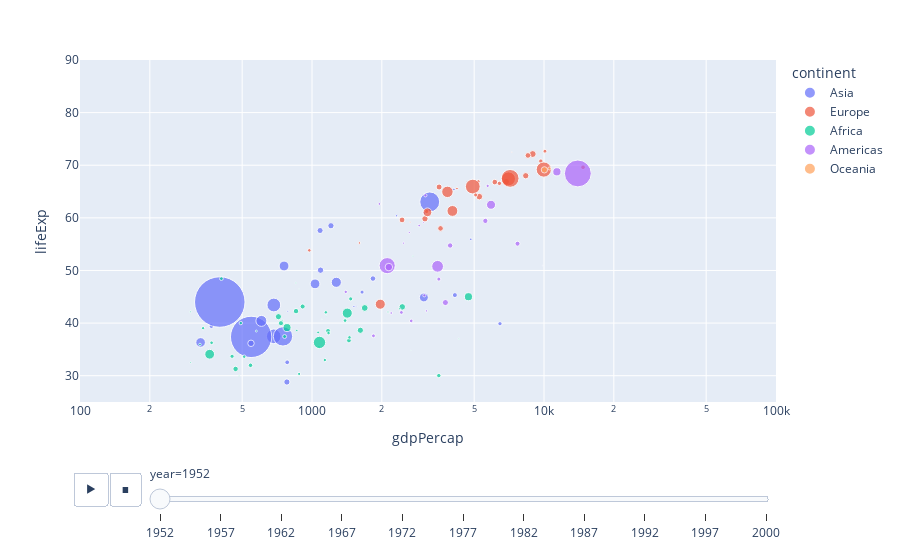

Notebook code for this chart:
### Code cell
def plotter(year_min, year_max):
    df = px.data.gapminder()
    df['year'] = df['year'].clip(year_min, year_max)
    
    return px.scatter(df, x="gdpPercap", y="lifeExp", animation_frame="year", animation_group="country",
           size="pop", color="continent", hover_name="country",
           log_x=True, size_max=55, range_x=[100,100000], range_y=[25,90])
# EXAMple:
animated_plot = plotter(1950, 2000)
animated_plot.show()

### Figure 1 — Plotly figure (JSON) as saved in the notebook; plotly's stock layout.template omitted (floating-point values rounded to 4 significant figures)
{"data": [{"hovertemplate": "<b>%{hovertext}</b><br><br>continent=Asia<br>year=1952<br>gdpPercap=%{x}<br>lifeExp=%{y}<br>pop=%{marker.size}<extra></extra>", "hovertext": ["Afghanistan", "Bahrain", "Bangladesh", "Cambodia", "China", "Hong Kong, China", "India", "Indonesia", "Iran", "Iraq", "Israel", "Japan", "Jordan", "Korea, Dem. Rep.", "Korea, Rep.", "Kuwait", "Lebanon", "Malaysia", "Mongolia", "Myanmar", "Nepal", "Oman", "Pakistan", "Philippines", "Saudi Arabia", "Singapore", "Sri Lanka", "Syria", "Taiwan", "Thailand", "Vietnam", "West Bank and Gaza", "Yemen, Rep."], "ids": ["Afghanistan", "Bahrain", "Bangladesh", "Cambodia", "China", "Hong Kong, China", "India", "Indonesia", "Iran", "Iraq", "Israel", "Japan", "Jordan", "Korea, Dem. Rep.", "Korea, Rep.", "Kuwait", "Lebanon", "Malaysia", "Mongolia", "Myanmar", "Nepal", "Oman", "Pakistan", "Philippines", "Saudi Arabia", "Singapore", "Sri Lanka", "Syria", "Taiwan", "Thailand", "Vietnam", "West Bank and Gaza", "Yemen, Rep."], "legendgroup": "Asia", "marker": {"color": "#636efa", "size": [8425333, 120447, 46886859, 4693836, 556263527, 2125900, 372000000, 82052000, 17272000, 5441766, 1620914, 86459025, 607914, 8865488, 20947571, 160000, 1439529, 6748378, 800663, 20092996, 9182536, 507833, 41346560, 22438691, 4005677, 1127000, 7982342, 3661549, 8550362, 21289402, 26246839, 1030585, 4963829], "sizemode": "area", "sizeref": 435900.0, "symbol": "circle"}, "mode": "markers", "name": "Asia", "orientation": "v", "showlegend": true, "type": "scatter", "x": [779.4, 9867.0, 684.2, 368.5, 400.4, 3054.0, 546.6, 749.7, 3035.0, 4130.0, 4087.0, 3217.0, 1547.0, 1088.0, 1031.0, 108400.0, 4835.0, 1831.0, 786.6, 331, 545.9, 1828.0, 684.6, 1273.0, 6460.0, 2315.0, 1084.0, 1643.0, 1207.0, 757.8, 605.1, 1516.0, 781.7], "xaxis": "x", "y": [28.8, 50.94, 37.48, 39.42, 44, 60.96, 37.37, 37.47, 44.87, 45.32, 65.39, 63.03, 43.16, 50.06, 47.45, 55.56, 55.93, 48.46, 42.24, 36.32, 36.16, 37.58, 43.44, 47.75, 39.88, 60.4, 57.59, 45.88, 58.5, 50.85, 40.41, 43.16, 32.55], "yaxis": "y"}, {"hovertemplate": "<b>%{hovertext}</b><br><br>continent=Europe<br>year=1952<br>gdpPercap=%{x}<br>lifeExp=%{y}<br>pop=%{marker.size}<extra></extra>", "hovertext": ["Albania", "Austria", "Belgium", "Bosnia and Herzegovina", "Bulgaria", "Croatia", "Czech Republic", "Denmark", "Finland", "France", "Germany", "Greece", "Hungary", "Iceland", "Ireland", "Italy", "Montenegro", "Netherlands", "Norway", "Poland", "Portugal", "Romania", "Serbia", "Slovak Republic", "Slovenia", "Spain", "Sweden", "Switzerland", "Turkey", "United Kingdom"], "ids": ["Albania", "Austria", "Belgium", "Bosnia and Herzegovina", "Bulgaria", "Croatia", "Czech Republic", "Denmark", "Finland", "France", "Germany", "Greece", "Hungary", "Iceland", "Ireland", "Italy", "Montenegro", "Netherlands", "Norway", "Poland", "Portugal", "Romania", "Serbia", "Slovak Republic", "Slovenia", "Spain", "Sweden", "Switzerland", "Turkey", "United Kingdom"], "legendgroup": "Europe", "marker": {"color": "#EF553B", "size": [1282697, 6927772, 8730405, 2791000, 7274900, 3882229, 9125183, 4334000, 4090500, 42459667, 69145952, 7733250, 9504000, 147962, 2952156, 47666000, 413834, 10381988, 3327728, 25730551, 8526050, 16630000, 6860147, 3558137, 1489518, 28549870, 7124673, 4815000, 22235677, 50430000], "sizemode": "area", "sizeref": 435900.0, "symbol": "circle"}, "mode": "markers", "name": "Europe", "orientation": "v", "showlegend": true, "type": "scatter", "x": [1601.0, 6137.0, 8343.0, 973.5, 2444.0, 3119.0, 6876.0, 9692.0, 6425.0, 7030.0, 7144.0, 3531.0, 5264.0, 7268.0, 5210.0, 4931.0, 2648.0, 8942.0, 10100.0, 4029.0, 3068.0, 3145.0, 3581.0, 5075.0, 4215.0, 3834.0, 8528.0, 14730.0, 1969.0, 9980.0], "xaxis": "x", "y": [55.23, 66.8, 68, 53.82, 59.6, 61.21, 66.87, 70.78, 66.55, 67.41, 67.5, 65.86, 64.03, 72.49, 66.91, 65.94, 59.16, 72.13, 72.67, 61.31, 59.82, 61.05, 58.0, 64.36, 65.57, 64.94, 71.86, 69.62, 43.59, 69.18], "yaxis": "y"}, {"hovertemplate": "<b>%{hovertext}</b><br><br>continent=Africa<br>year=1952<br>gdpPercap=%{x}<br>lifeExp=%{y}<br>pop=%{marker.size}<extra></extra>", "hovertext": ["Algeria", "Angola", "Benin", "Botswana", "Burkina Faso", "Burundi", "Cameroon", "Central African Republic", "Chad", "Comoros", "Congo, Dem. Rep.", "Congo, Rep.", "Cote d'Ivoire", "Djibouti", "Egypt", "Equatorial Guinea", "Eritrea", "Ethiopia", "Gabon", "Gambia", "Ghana", "Guinea", "Guinea-Bissau", "Kenya", "Lesotho", "Liberia", "Libya", "Madagascar", "Malawi", "Mali", "Mauritania", "Mauritius", "Morocco", "Mozambique", "Namibia", "Niger", "Nigeria", "Reunion", "Rwanda", "Sao Tome and Principe", "Senegal", "Sierra Leone", "Somalia", "South Africa", "Sudan", "Swaziland", "Tanzania", "Togo", "Tunisia", "Uganda", "Zambia", "Zimbabwe"], "ids": ["Algeria", "Angola", "Benin", "Botswana", "Burkina Faso", "Burundi", "Cameroon", "Central African Republic", "Chad", "Comoros", "Congo, Dem. Rep.", "Congo, Rep.", "Cote d'Ivoire", "Djibouti", "Egypt", "Equatorial Guinea", "Eritrea", "Ethiopia", "Gabon", "Gambia", "Ghana", "Guinea", "Guinea-Bissau", "Kenya", "Lesotho", "Liberia", "Libya", "Madagascar", "Malawi", "Mali", "Mauritania", "Mauritius", "Morocco", "Mozambique", "Namibia", "Niger", "Nigeria", "Reunion", "Rwanda", "Sao Tome and Principe", "Senegal", "Sierra Leone", "Somalia", "South Africa", "Sudan", "Swaziland", "Tanzania", "Togo", "Tunisia", "Uganda", "Zambia", "Zimbabwe"], "legendgroup": "Africa", "marker": {"color": "#00cc96", "size": [9279525, 4232095, 1738315, 442308, 4469979, 2445618, 5009067, 1291695, 2682462, 153936, 14100005, 854885, 2977019, 63149, 22223309, 216964, 1438760, 20860941, 420702, 284320, 5581001, 2664249, 580653, 6464046, 748747, 863308, 1019729, 4762912, 2917802, 3838168, 1022556, 516556, 9939217, 6446316, 485831, 3379468, 33119096, 257700, 2534927, 60011, 2755589, 2143249, 2526994, 14264935, 8504667, 290243, 8322925, 1219113, 3647735, 5824797, 2672000, 3080907], "sizemode": "area", "sizeref": 435900.0, "symbol": "circle"}, "mode": "markers", "name": "Africa", "orientation": "v", "showlegend": true, "type": "scatter", "x": [2449.0, 3521.0, 1063.0, 851.2, 543.3, 339.3, 1173.0, 1071.0, 1179.0, 1103.0, 780.5, 2126.0, 1389.0, 2670.0, 1419.0, 375.6, 328.9, 362.1, 4293.0, 485.2, 911.3, 510.2, 299.9, 853.5, 298.8, 575.6, 2388.0, 1443.0, 369.2, 452.3, 743.1, 1968.0, 1688.0, 468.5, 2424.0, 761.9, 1077.0, 2719.0, 493.3, 879.6, 1450.0, 879.8, 1136.0, 4725.0, 1616.0, 1148.0, 716.7, 859.8, 1468.0, 734.8, 1147.0, 406.9], "xaxis": "x", "y": [43.08, 30.02, 38.22, 47.62, 31.98, 39.03, 38.52, 35.46, 38.09, 40.72, 39.14, 42.11, 40.48, 34.81, 41.89, 34.48, 35.93, 34.08, 37.0, 30, 43.15, 33.61, 32.5, 42.27, 42.14, 38.48, 42.72, 36.68, 36.26, 33.69, 40.54, 50.99, 42.87, 31.29, 41.73, 37.44, 36.32, 52.72, 40, 46.47, 37.28, 30.33, 32.98, 45.01, 38.63, 41.41, 41.22, 38.6, 44.6, 39.98, 42.04, 48.45], "yaxis": "y"}, {"hovertemplate": "<b>%{hovertext}</b><br><br>continent=Americas<br>year=1952<br>gdpPercap=%{x}<br>lifeExp=%{y}<br>pop=%{marker.size}<extra></extra>", "hovertext": ["Argentina", "Bolivia", "Brazil", "Canada", "Chile", "Colombia", "Costa Rica", "Cuba", "Dominican Republic", "Ecuador", "El Salvador", "Guatemala", "Haiti", "Honduras", "Jamaica", "Mexico", "Nicaragua", "Panama", "Paraguay", "Peru", "Puerto Rico", "Trinidad and Tobago", "United States", "Uruguay", "Venezuela"], "ids": ["Argentina", "Bolivia", "Brazil", "Canada", "Chile", "Colombia", "Costa Rica", "Cuba", "Dominican Republic", "Ecuador", "El Salvador", "Guatemala", "Haiti", "Honduras", "Jamaica", "Mexico", "Nicaragua", "Panama", "Paraguay", "Peru", "Puerto Rico", "Trinidad and Tobago", "United States", "Uruguay", "Venezuela"], "legendgroup": "Americas", "marker": {"color": "#ab63fa", "size": [17876956, 2883315, 56602560, 14785584, 6377619, 12350771, 926317, 6007797, 2491346, 3548753, 2042865, 3146381, 3201488, 1517453, 1426095, 30144317, 1165790, 940080, 1555876, 8025700, 2227000, 662850, 157553000, 2252965, 5439568], "sizemode": "area", "sizeref": 435900.0, "symbol": "circle"}, "mode": "markers", "name": "Americas", "orientation": "v", "showlegend": true, "type": "scatter", "x": [5911.0, 2677.0, 2109.0, 11370.0, 3940.0, 2144.0, 2627.0, 5587.0, 1398.0, 3522.0, 3048.0, 2428.0, 1840.0, 2195.0, 2899.0, 3478.0, 3112.0, 2480.0, 1952.0, 3759.0, 3082.0, 3023.0, 13990.0, 5717.0, 7690.0], "xaxis": "x", "y": [62.48, 40.41, 50.92, 68.75, 54.74, 50.64, 57.21, 59.42, 45.93, 48.36, 45.26, 42.02, 37.58, 41.91, 58.53, 50.79, 42.31, 55.19, 62.65, 43.9, 64.28, 59.1, 68.44, 66.07, 55.09], "yaxis": "y"}, {"hovertemplate": "<b>%{hovertext}</b><br><br>continent=Oceania<br>year=1952<br>gdpPercap=%{x}<br>lifeExp=%{y}<br>pop=%{marker.size}<extra></extra>", "hovertext": ["Australia", "New Zealand"], "ids": ["Australia", "New Zealand"], "legendgroup": "Oceania", "marker": {"color": "#FFA15A", "size": [8691212, 1994794], "sizemode": "area", "sizeref": 435900.0, "symbol": "circle"}, "mode": "markers", "name": "Oceania", "orientation": "v", "showlegend": true, "type": "scatter", "x": [10040.0, 10560.0], "xaxis": "x", "y": [69.12, 69.39], "yaxis": "y"}], "layout": {"autosize": true, "legend": {"itemsizing": "constant", "title": {"text": "continent"}, "tracegroupgap": 0}, "margin": {"t": 60}, "sliders": [{"active": 0, "currentvalue": {"prefix": "year="}, "len": 0.9, "pad": {"b": 10, "t": 60}, "steps": [{"args": [["1952"], {"frame": {"duration": 0, "redraw": false}, "fromcurrent": true, "mode": "immediate", "transition": {"duration": 0, "easing": "linear"}}], "label": "1952", "method": "animate"}, {"args": [["1957"], {"frame": {"duration": 0, "redraw": false}, "fromcurrent": true, "mode": "immediate", "transition": {"duration": 0, "easing": "linear"}}], "label": "1957", "method": "animate"}, {"args": [["1962"], {"frame": {"duration": 0, "redraw": false}, "fromcurrent": true, "mode": "immediate", "transition": {"duration": 0, "easing": "linear"}}], "label": "1962", "method": "animate"}, {"args": [["1967"], {"frame": {"duration": 0, "redraw": false}, "fromcurrent": true, "mode": "immediate", "transition": {"duration": 0, "easing": "linear"}}], "label": "1967", "method": "animate"}, {"args": [["1972"], {"frame": {"duration": 0, "redraw": false}, "fromcurrent": true, "mode": "immediate", "transition": {"duration": 0, "easing": "linear"}}], "label": "1972", "method": "animate"}, {"args": [["1977"], {"frame": {"duration": 0, "redraw": false}, "fromcurrent": true, "mode": "immediate", "transition": {"duration": 0, "easing": "linear"}}], "label": "1977", "method": "animate"}, {"args": [["1982"], {"frame": {"duration": 0, "redraw": false}, "fromcurrent": true, "mode": "immediate", "transition": {"duration": 0, "easing": "linear"}}], "label": "1982", "method": "animate"}, {"args": [["1987"], {"frame": {"duration": 0, "redraw": false}, "fromcurrent": true, "mode": "immediate", "transition": {"duration": 0, "easing": "linear"}}], "label": "1987", "method": "animate"}, {"args": [["1992"], {"frame": {"duration": 0, "redraw": false}, "fromcurrent": true, "mode": "immediate", "transition": {"duration": 0, "easing": "linear"}}], "label": "1992", "method": "animate"}, {"args": [["1997"], {"frame": {"duration": 0, "redraw": false}, "fromcurrent": true, "mode": "immediate", "transition": {"duration": 0, "easing": "linear"}}], "label": "1997", "method": "animate"}, {"args": [["2000"], {"frame": {"duration": 0, "redraw": false}, "fromcurrent": true, "mode": "immediate", "transition": {"duration": 0, "easing": "linear"}}], "label": "2000", "method": "animate"}], "x": 0.1, "xanchor": "left", "y": 0, "yanchor": "top"}], "updatemenus": [{"buttons": [{"args": [null, {"frame": {"duration": 500, "redraw": false}, "fromcurrent": true, "mode": "immediate", "transition": {"duration": 500, "easing": "linear"}}], "label": "&#9654;", "method": "animate"}, {"args": [[null], {"frame": {"duration": 0, "redraw": false}, "fromcurrent": true, "mode": "immediate", "transition": {"duration": 0, "easing": "linear"}}], "label": "&#9724;", "method": "animate"}], "direction": "left", "pad": {"r": 10, "t": 70}, "showactive": false, "type": "buttons", "x": 0.1, "xanchor": "right", "y": 0, "yanchor": "top"}], "xaxis": {"anchor": "y", "domain": [0, 1], "range": [2, 5], "title": {"text": "gdpPercap"}, "type": "log"}, "yaxis": {"anchor": "x", "domain": [0, 1], "range": [25, 90], "title": {"text": "lifeExp"}, "type": "linear"}}}
